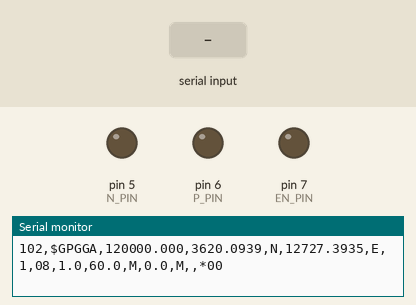
Simulated run of this sketch. Board: Arduino Uno, built with avr-gcc and run on an emulated ATmega328P. Parts: output pins drawn as LEDs (lit = HIGH), the last lines printed to the serial monitor. The inputs (shaded band) are chosen by the test bench.

Above: at 1.2 s.
1.3 s: "O" received over Serial
At 2.1 s:
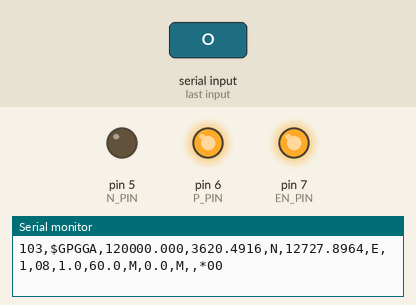
Timing chart, 0 to 4.3 s (numbered marks = the images above; inputs shaded):
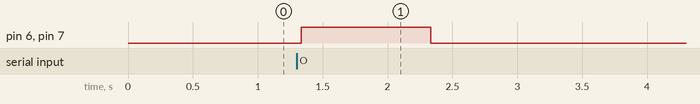

Measured:
- after the input at 1.3 s, pin 6 (P_PIN), pin 7 (EN_PIN): LOW → HIGH at once, → LOW 1.0 s later

The sketch:

sketch_mar13a.ino
```cpp
// [역방향 통신] 1000-Step 초정밀 주행 (보간법) + Ping-Pong 유턴 로직
const int EN_PIN = 7;
const int P_PIN = 6;
const int N_PIN = 5;

// 🚀 [핵심] 1000개의 웨이포인트를 가상으로 쪼개는 마법 (메모리 폭발 방지)
const int NUM_STEPS = 1000;
int currentStep = 0;
int stepDir = 1; // 1: 전진, -1: 후진(유턴)

// --- 차량별 출발점(Start)과 도착점(End) 설정 ---
// 101번 VIP (남쪽 -> 대전대 정문 36.3400 통과 -> 북쪽 깊숙이)
float c101_startLat = 3620.100, c101_startLng = 12727.500;
float c101_endLat   = 3620.600, c101_endLng   = 12727.880;

// 102번 경찰차 (서쪽 도로를 따라 아주 길게 순찰)
float c102_startLat = 3620.100, c102_startLng = 12727.400;
float c102_endLat   = 3619.600, c102_endLng   = 12726.800;

// 103번 구급차 (동쪽 산기슭 도로를 길게 왕복)
float c103_startLat = 3620.500, c103_startLng = 12727.900;
float c103_endLat   = 3619.800, c103_endLng   = 12727.600;

void setup() {
  Serial.begin(9600);
  pinMode(EN_PIN, OUTPUT); pinMode(P_PIN, OUTPUT); pinMode(N_PIN, OUTPUT);
  digitalWrite(P_PIN, LOW); digitalWrite(N_PIN, LOW); analogWrite(EN_PIN, 0);
}

void loop() {
  // --- 역방향 통신 (모터 제어) ---
  if (Serial.available() > 0) {
    char cmd = Serial.read();
    if (cmd == 'O') {
      digitalWrite(P_PIN, HIGH); digitalWrite(N_PIN, LOW); analogWrite(EN_PIN, 200);
      delay(1000);
      digitalWrite(P_PIN, LOW); digitalWrite(N_PIN, LOW); analogWrite(EN_PIN, 0);
    }
  }

  // 🚀 [보간법 공식] 현재 스텝(0~1000)이 전체에서 몇 % 지점인지 계산
  float ratio = (float)currentStep / NUM_STEPS;

  // 출발점과 도착점 사이의 현재 좌표를 수학적으로 쪼개서 생성
  float cur101_lat = c101_startLat + (c101_endLat - c101_startLat) * ratio;
  float cur101_lng = c101_startLng + (c101_endLng - c101_startLng) * ratio;

  float cur102_lat = c102_startLat + (c102_endLat - c102_startLat) * ratio;
  float cur102_lng = c102_startLng + (c102_endLng - c102_startLng) * ratio;

  float cur103_lat = c103_startLat + (c103_endLat - c103_startLat) * ratio;
  float cur103_lng = c103_startLng + (c103_endLng - c103_startLng) * ratio;

  // --- NMEA 데이터 발송 (노이즈 완전 제거) ---
  Serial.print("101,$GPGGA,120000.000,");
  Serial.print(cur101_lat, 4); Serial.print(",N,");
  Serial.print(cur101_lng, 4); Serial.println(",E,1,08,1.0,60.0,M,0.0,M,,*00");
  delay(50); // 통신 딜레이 단축

  Serial.print("102,$GPGGA,120000.000,");
  Serial.print(cur102_lat, 4); Serial.print(",N,");
  Serial.print(cur102_lng, 4); Serial.println(",E,1,08,1.0,60.0,M,0.0,M,,*00");
  delay(50);

  Serial.print("103,$GPGGA,120000.000,");
  Serial.print(cur103_lat, 4); Serial.print(",N,");
  Serial.print(cur103_lng, 4); Serial.println(",E,1,08,1.0,60.0,M,0.0,M,,*00");

  // 🚀 핑퐁 유턴 로직 (1000번째 스텝에 도달하면 방향 전환!)
  currentStep += stepDir*3;
  if (currentStep >= NUM_STEPS) {
    stepDir = -1; // 후진(유턴)
  } else if (currentStep <= 0) {
    stepDir = 1;  // 다시 전진
  }

  // 1000번을 쪼갰기 때문에 부드러운 이동을 위해 딜레이를 대폭 줄임 (0.1초마다 갱신)
  delay(100);
}
```
